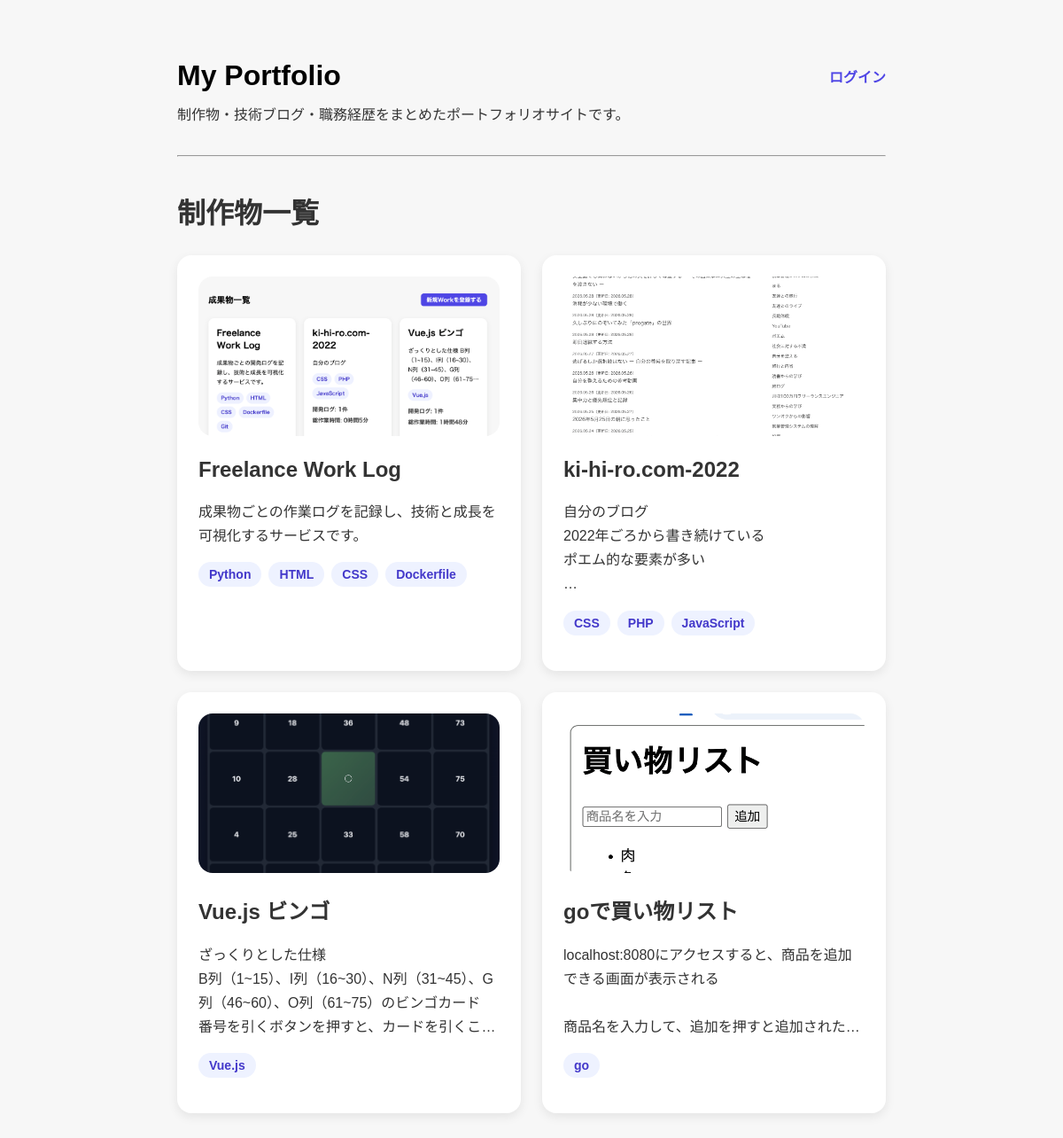
Page /works-page on the earlier database version.
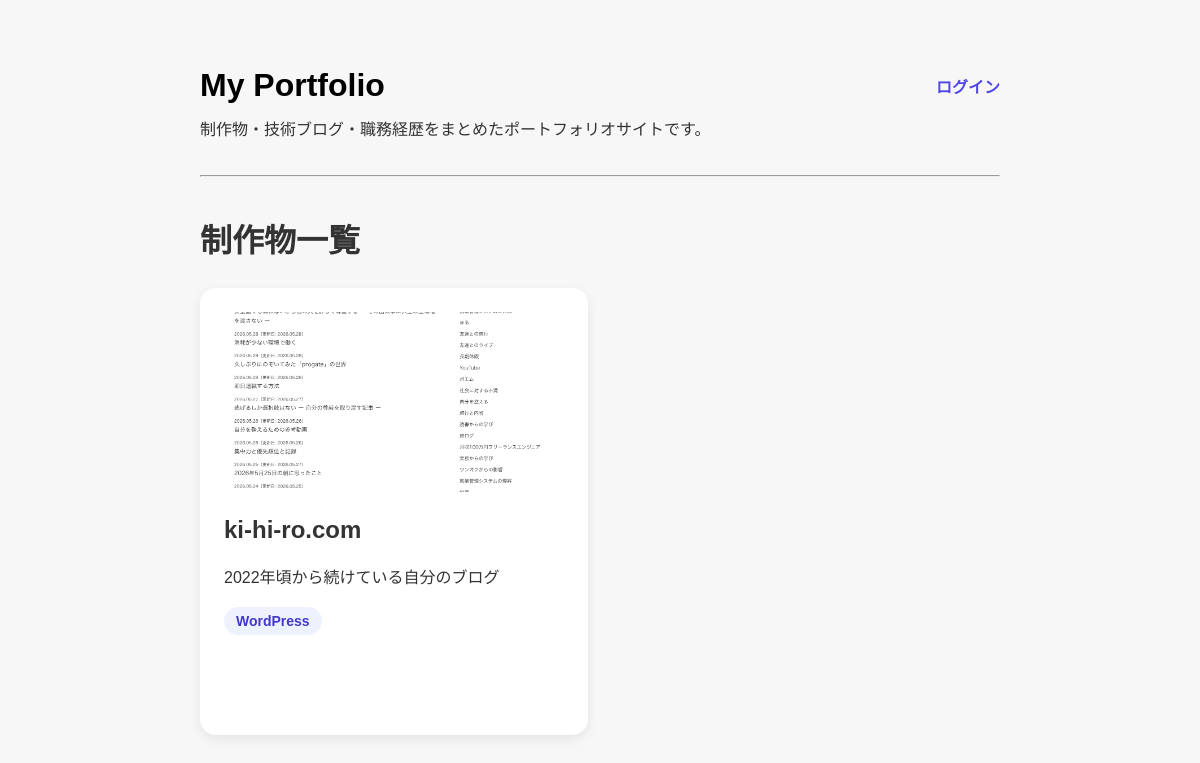
Same page on the later database version.
### app/models.py (models this page shows)
class Work(Base):
    __tablename__ = "works"
    id = Column(Integer, primary_key=True, index=True)
    title = Column(String, nullable=False)
    description = Column(Text, nullable=False)
    github_url = Column(String)
    app_url = Column(String)
    tech_stack = Column(String)
    posts = relationship(
        "Post",
        back_populates="work"
    )
    image_url = Column(String)
    created_at = Column(DateTime, default=datetime.now)

### app/routers/works.py (the view)
@router.get("/works-page")
def works_page(request: Request, db: Session = Depends(get_db)):
    works = db.query(models.Work).all()
    for work in works:
        posts = (
            db.query(models.Post)
            .filter(models.Post.work_id == work.id)
            .all()
        )
        work.post_count = len(posts)
        total_minutes = sum(
            post.work_time_minutes
            for post in posts
        )
        work.total_minutes = total_minutes
        work.total_hours = total_minutes // 60
        work.remaining_minutes = total_minutes % 60
    return templates.TemplateResponse(
        request,
        "works.html",
        {
            "works": works,
            "is_logged_in": "user_id" in request.session
        }
    )

### app/templates/works.html (shortened to what this page needs)
{% extends "base.html" %}
{% block content %}
<div class="section-header">
  <h2 class="section-title">
    制作物一覧
  </h2>
</div>
<div class="work-grid">
  {% for work in works %}
    <a
      href="/works-page/{{ work.id }}"
      class="work-card"
    >
      {% if work.image_url %}
        <img
          src="{{ work.image_url }}"
          class="work-thumbnail"
        >
      {% endif %}
      <h2>
        {{ work.title }}
      </h2>
      <p class="work-description">{{ work.description }}</p>
      <div class="tech-tags">
        {% for tech in work.tech_stack.split(",") %}
          <span class="tech-tag">
            {{ tech.strip() }}
          </span>
        {% endfor %}
      </div>
    </a>
  {% endfor %}
</div>
{% endblock %}

### app/templates/base.html (shortened to what this page needs)
<!DOCTYPE html>
<html lang="ja">
<head>
  <link rel="stylesheet" href="/static/style.css">
</head>
<body>
  <header class="site-header">
    <div class="site-header-top">
      <h1 class="site-title">
        <a href="/">My Portfolio</a>
      </h1>
      {% if is_logged_in %}
      <a
        href="/logout"
        class="login-link"
      >
        ログアウト
      </a>
      {% else %}
      <a
        href="/login"
        class="login-link"
      >
        ログイン
      </a>
      {% endif %}
    </div>
    <p class="site-description">
      制作物・技術ブログ・職務経歴をまとめたポートフォリオサイトです。
    </p>
    <hr>
  </header>
  <main>
    {% block content %}
    {% endblock %}
  </main>
</body>
</html>

### app/static/style.css (style rules this page uses)
:root { --color-bg: #f7f7f7; --color-surface: #ffffff; --color-text: #333333; --color-muted: #555555; --color-subtle: #6b7280; --color-border: #dddddd; --color-primary: #4f46e5; --color-primary-dark: #4338ca; --color-primary-light: #eef2ff; --color-danger: #ef4444; --color-danger-light: #fee2e2; --radius-sm: 8px; --radius-md: 12px; --radius-lg: 16px; --radius-xl: 20px; --radius-2xl: 24px; --radius-pill: 999px; --shadow-sm: 0 4px 12px rgba(0, 0, 0, 0.08); --shadow-md: 0 8px 24px rgba(0, 0, 0, 0.06); --shadow-lg: 0 16px 40px rgba(0, 0, 0, 0.06); }
body { max-width: 800px; margin: 40px auto; padding: 0 20px; background: var(--color-bg); color: var(--color-text); font-family: sans-serif; }
h1 { color: #000; }
a { color: inherit; }
.site-title { margin: 0; }
.site-title a { color: inherit; text-decoration: none; }
.site-description { margin-top: 12px; margin-bottom: 35px; }
.section-title { margin-top: 30px; margin-bottom: 16px; font-size: 2rem; font-weight: 700; }
.section-header { display: flex; justify-content: space-between; align-items: center; margin-top: 38px; margin-bottom: 27px; }
.section-header h2 { margin: 0; }
.work-card, .post-card, .log-card, .timeline-card, .detail-card, .work-hero { background: var(--color-surface); box-shadow: var(--shadow-sm); }
.work-card, .post-card, .log-card { border-radius: var(--radius-lg); }
.work-card { min-height: 399px; padding: 24px; color: inherit; text-decoration: none; transition: all 0.2s ease; }
.work-card h2 { margin-top: 0; font-size: 24px; }
.work-card p { line-height: 1.7; }
.work-grid { display: grid; grid-template-columns: repeat(2, 1fr); gap: 24px; }
.work-thumbnail { width: 100%; height: 180px; margin-bottom: 20px; border-radius: var(--radius-lg); object-fit: cover; }
.work-description { display: -webkit-box; overflow: hidden; -webkit-line-clamp: 4; -webkit-box-orient: vertical; white-space: pre-line; line-height: 1.8; }
.tech-tags { display: flex; flex-wrap: wrap; gap: 8px; margin: 16px 0; }
.tech-tag { padding: 6px 12px; border-radius: var(--radius-pill); background: var(--color-primary-light); color: var(--color-primary-dark); font-size: 14px; font-weight: 600; }
.site-header-top { display: flex; justify-content: space-between; align-items: center; margin-top: 67px; }
.login-link { color: #4f46e5; font-weight: 700; text-decoration: none; }

Differences in the rows shown:
removed Work: image_url (picture), title "Freelance Work Log", description "成果物ごとの作業ログを記録し、技術と成長を可視化するサービスです。", strip "Python" "HTML" "CSS" "Dockerfile", shown under "制作物一覧"
removed Work: image_url (picture), title "ki-hi-ro.com-2022", description "自分のブログ 2022年ごろから書き続けている…", strip "CSS" "PHP" "JavaScript", shown under "制作物一覧"
removed Work: image_url (picture), title "Vue.js ビンゴ", description "ざっくりとした仕様…", strip "Vue.js"
removed Work: image_url (picture), title "goで買い物リスト", strip "go"
added Work: image_url (picture), title "ki-hi-ro.com", description "2022年頃から続けている自分のブログ", strip "WordPress"
